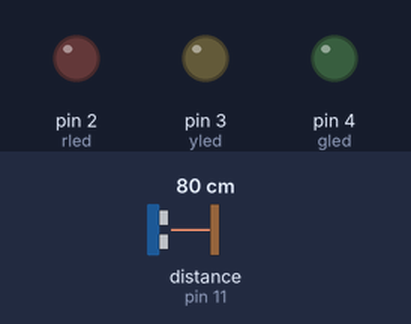
A sketch run on a simulated Arduino Uno, built with avr-gcc and run on an emulated ATmega328P. Parts: output pins drawn as LEDs (lit = HIGH). Wiring (inferred from the names in the program): ultrasonic range finder: trigger pin 12; echo pin 11. The inputs (shaded band) are chosen by the test bench; at power-on: distance to the obstacle (sensor on pin 11) 80 cm. The echo pulse lasts 58.3 µs per cm; pins used as bus, display or sensor lines are not drawn.

Above: at 1.2 s.
1.3 s: distance to the obstacle (sensor on pin 11) set to 53 cm
2.8 s: distance to the obstacle (sensor on pin 11) set to 46 cm
At 3.4 s:
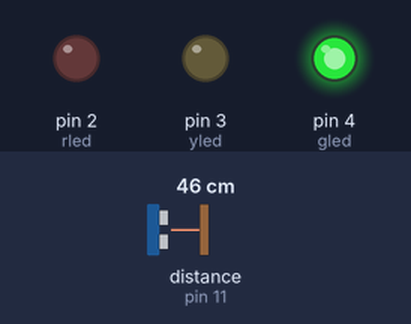
5.8 s: distance to the obstacle (sensor on pin 11) set to 28 cm
8.8 s: distance to the obstacle (sensor on pin 11) set to 24 cm
At 9.2 s:
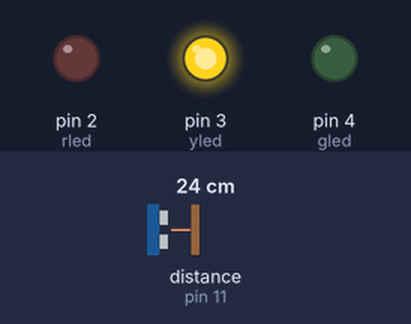
11.8 s: distance to the obstacle (sensor on pin 11) set to 12 cm
14.8 s: distance to the obstacle (sensor on pin 11) set to 9 cm
At 14.98 s:
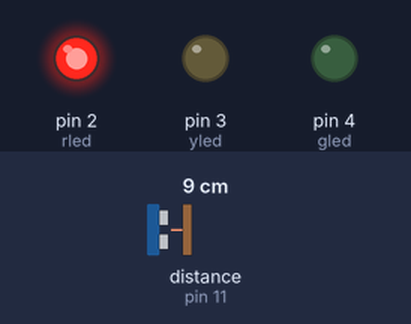
Timing chart, 0 to 17.8 s (numbered marks = the images above; inputs shaded):
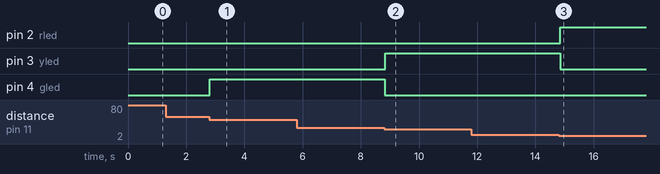

Measured:
- the behaviour switches between 51 and 50 cm on distance to the obstacle (sensor on pin 11) (found by bisection; images 0 and 1)
- the behaviour switches between 26 and 25 cm on distance to the obstacle (sensor on pin 11) (found by bisection; images 1 and 2)
- the behaviour switches between 11 and 10 cm on distance to the obstacle (sensor on pin 11) (found by bisection; images 2 and 3)
- after the input at 1.3 s, every drawn part: stays the same
- after the input at 2.8 s, pin 4 (gled): LOW → HIGH at once
- after the input at 8.8 s, pin 3 (yled): LOW → HIGH at once; pin 4 (gled): HIGH → LOW at once
- after the input at 14.8 s, pin 2 (rled): LOW → HIGH after 0.06 s; pin 3 (yled): HIGH → LOW after 0.06 s

The sketch:

HC-SR04_distance_sensor.ino
```cpp
const int trigger_pin = 12;
const int echo_pin = 11;
const int gled = 4;
const int yled = 3;
const int rled = 2;

int time_left;
int distance;

void setup() {
  pinMode(rled, OUTPUT);
  pinMode(yled, OUTPUT);
  pinMode(gled, OUTPUT);
  pinMode(trigger_pin, OUTPUT);
  pinMode(echo_pin, INPUT);


}

void loop() {
  digitalWrite(trigger_pin, HIGH);
  delayMicroseconds(1000);
  digitalWrite(trigger_pin, LOW);
  time_left = pulseIn(echo_pin, HIGH);
  distance = (time_left/2) / 28.5;


  if (distance <= 10){
    digitalWrite (rled, HIGH);
    delay(250);
    digitalWrite (rled, LOW);
  }

  else if (distance <= 25){
    digitalWrite (yled, HIGH);
    delay(500);
    digitalWrite (yled, LOW);
  }
   else if (distance <= 50){
    digitalWrite (gled, HIGH);
    delay(750);
    digitalWrite (gled, LOW);
  }
  }
```
